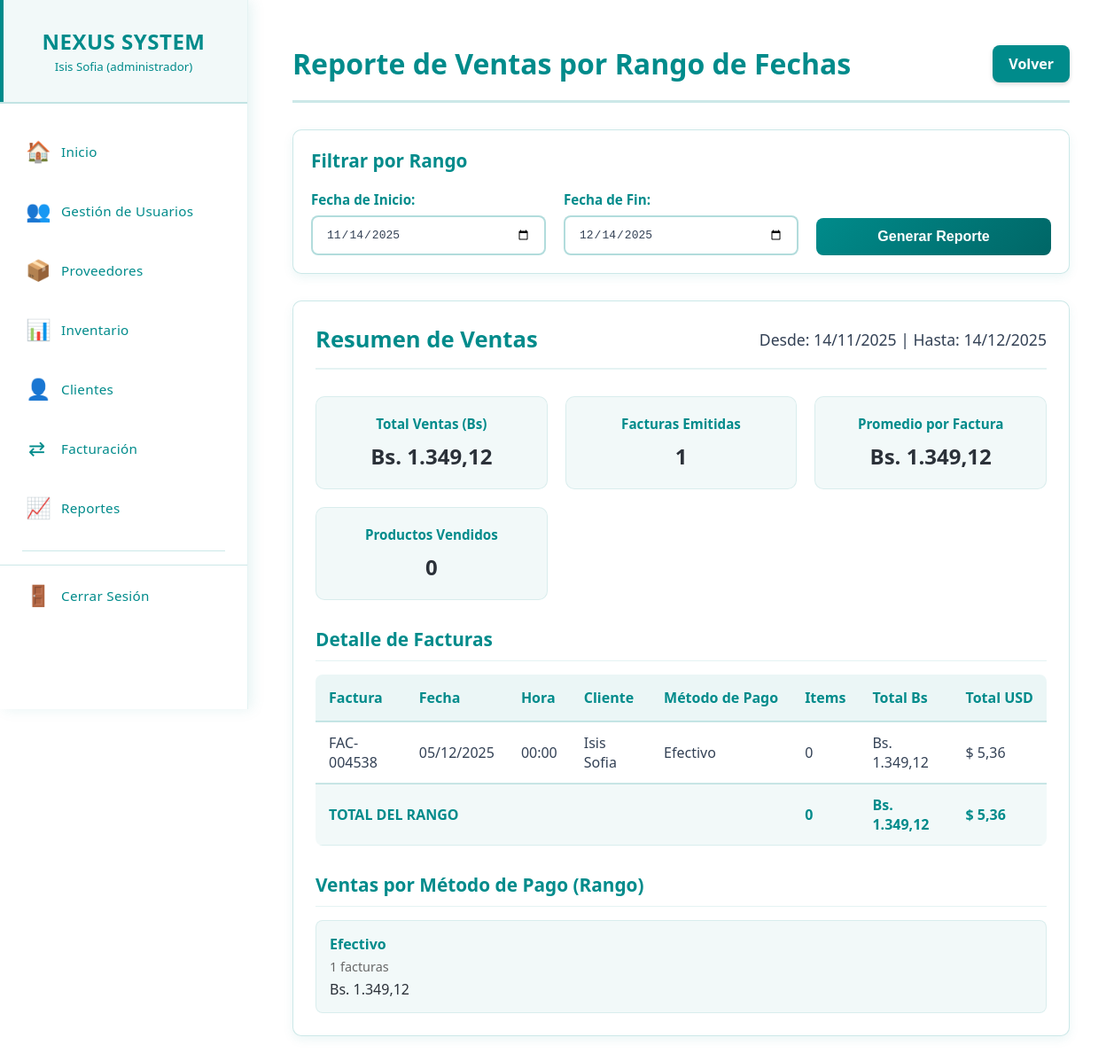
The page /reportes_ventas.php (signed in) on the database as committed earlier.
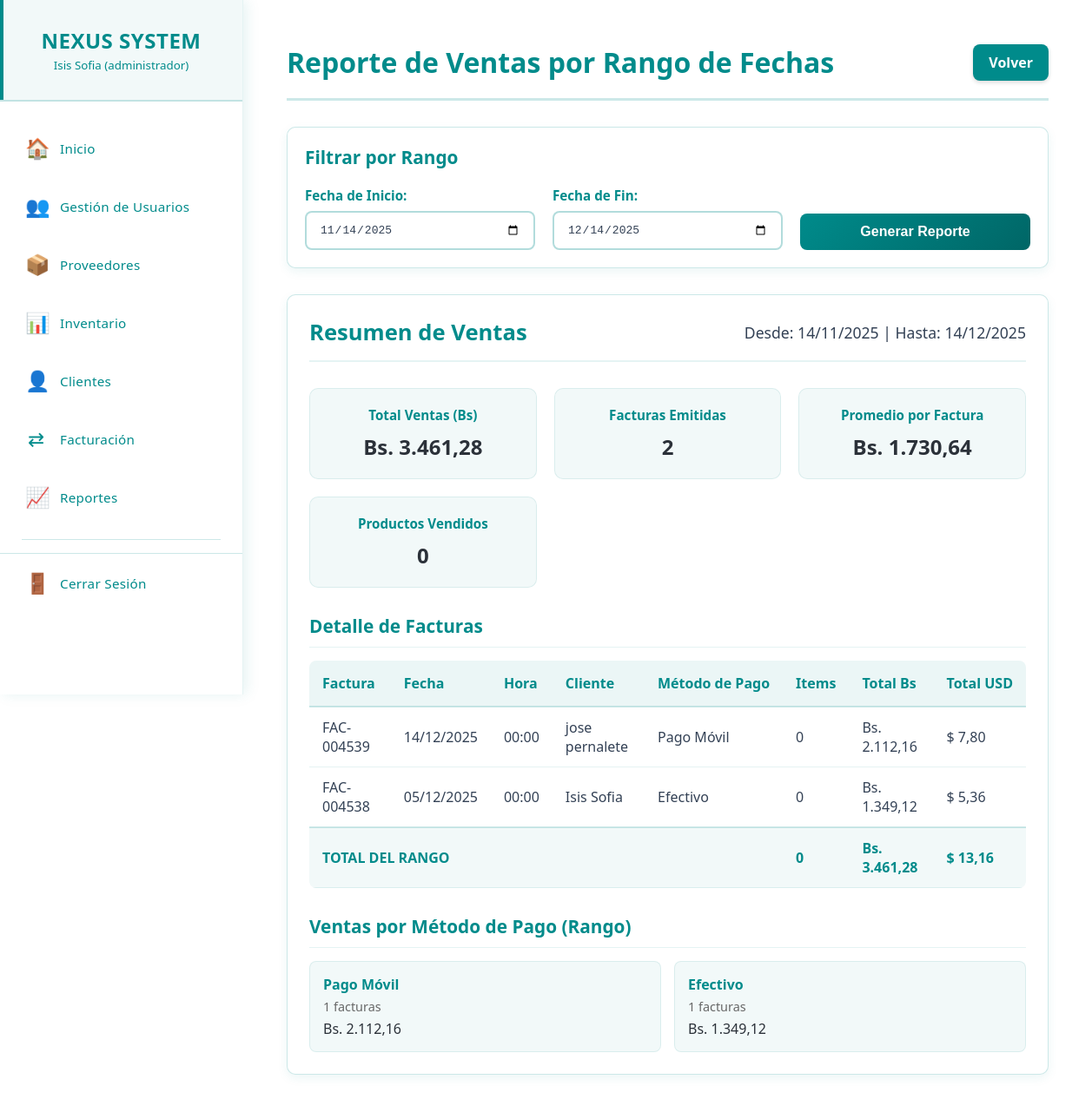
The same page on the database as committed later.
### tables this page shows
CREATE TABLE `ventas` (
  `id_venta` int(11) NOT NULL,
  `cliente` varchar(100) DEFAULT NULL,
  `fecha` date DEFAULT NULL,
  `metodo_pago` varchar(50) DEFAULT NULL,
  `total_bs` decimal(12,2) DEFAULT 0.00,
  `id_cliente` int(11) DEFAULT NULL,
  `total_usd` decimal(12,2) DEFAULT 0.00,
  `total_eur` decimal(12,2) DEFAULT NULL,
  `tasa_usd` decimal(12,4) DEFAULT 0.0000,
  `tasa_eur` decimal(12,4) DEFAULT 0.0000,
  `nro_factura` varchar(20) DEFAULT NULL
);

### permisos.php (called while the page is built, shortened)
<?php
class SistemaPermisos {
    private $permisos = [];
    public function __construct($permisosArray) {
        $this->permisos = $permisosArray;
    }
    public function puedeVer($modulo) {
        return isset($this->permisos[$modulo]['ver']) && $this->permisos[$modulo]['ver'];
    }
}
?>

### reportes_ventas.php (the view, shortened to what this page needs)
<?php
require_once 'menu.php';
$current_date = date('Y-m-d');
$default_start_date = date('Y-m-d', strtotime('-30 days'));
$start_date = isset($_GET['start_date']) ? $_GET['start_date'] : $default_start_date;
$end_date = isset($_GET['end_date']) ? $_GET['end_date'] : $current_date;
function getReporteRangoFechas($pdo, $start_date, $end_date) {
    $query = "SELECT
                v.id_venta,
                v.nro_factura,
                v.cliente,
                DATE(v.fecha) as fecha_venta,
                TIME(v.fecha) as hora_venta,
                v.metodo_pago,
                v.total_bs,
                v.total_usd,
                COUNT(dv.id_detalle) as items
              FROM ventas v
              LEFT JOIN detalle_venta dv ON v.id_venta = dv.id_venta
              WHERE DATE(v.fecha) BETWEEN :start_date AND :end_date
              GROUP BY v.id_venta, v.nro_factura, v.cliente, DATE(v.fecha), TIME(v.fecha), v.metodo_pago, v.total_bs, v.total_usd
              ORDER BY v.fecha DESC";
    $stmt = $pdo->prepare($query);
    $stmt->execute(['start_date' => $start_date, 'end_date' => $end_date]);
    return $stmt->fetchAll(PDO::FETCH_ASSOC);
}
function getResumenRangoFechas($pdo, $start_date, $end_date) {
    $query = "SELECT
                COUNT(DISTINCT v.id_venta) as total_facturas,
                SUM(v.total_bs) as total_bs,
                SUM(v.total_usd) as total_usd,
                AVG(v.total_bs) as promedio_bs,
                COUNT(DISTINCT v.id_cliente) as clientes_unicos,
                SUM(dv.cantidad) as total_productos
              FROM ventas v
              LEFT JOIN detalle_venta dv ON v.id_venta = dv.id_venta
              WHERE DATE(v.fecha) BETWEEN :start_date AND :end_date";
    $stmt = $pdo->prepare($query);
    $stmt->execute(['start_date' => $start_date, 'end_date' => $end_date]);
    return $stmt->fetch(PDO::FETCH_ASSOC);
}
function getVentasPorMetodoPagoRango($pdo, $start_date, $end_date) {
    $query = "SELECT
                v.metodo_pago,
                COUNT(v.id_venta) as cantidad,
                SUM(v.total_bs) as total_bs
              FROM ventas v
              WHERE DATE(v.fecha) BETWEEN :start_date AND :end_date
              GROUP BY v.metodo_pago
              ORDER BY total_bs DESC";
    $stmt = $pdo->prepare($query);
    $stmt->execute(['start_date' => $start_date, 'end_date' => $end_date]);
    return $stmt->fetchAll(PDO::FETCH_ASSOC);
}
$reporte_rango = getReporteRangoFechas($pdo, $start_date, $end_date) ?: [];
$resumen_rango = getResumenRangoFechas($pdo, $start_date, $end_date) ?: [];
$ventas_por_metodo = getVentasPorMetodoPagoRango($pdo, $start_date, $end_date) ?: [];
$total_rango_bs = floatval($resumen_rango['total_bs'] ?? 0);
$total_rango_usd = floatval($resumen_rango['total_usd'] ?? 0);
$total_rango_facturas = intval($resumen_rango['total_facturas'] ?? 0);
$total_productos_rango = intval($resumen_rango['total_productos'] ?? 0);
?>
<!DOCTYPE html>
<html lang="es">
<head>
    <link rel="stylesheet" href="css/reportes/repo_ventas.css">
</head>
<body>
<main class="main-content">
    <div class="content-wrapper">
        <div class="page-header">
            <h1 class="page-title">Reporte de Ventas por Rango de Fechas</h1>
            <a href="reportes.php" class="volver-button"> Volver</a>
        </div>
        <div class="filtros-container">
            <div class="filtros-card">
                <h3>Filtrar por Rango</h3>
                <form method="GET" class="filtros-form">
                    <div class="form-row">
                        <div class="form-group">
                            <label>Fecha de Inicio:</label>
                            <input type="date" name="start_date" class="form-input" value="<?= htmlspecialchars($start_date) ?>" required>
                        </div>
                        <div class="form-group">
                            <label>Fecha de Fin:</label>
                            <input type="date" name="end_date" class="form-input" value="<?= htmlspecialchars($end_date) ?>" required>
                        </div>
                        <div class="form-group">
                            <button type="submit" class="btn-generar">
                                Generar Reporte
                            </button>
                        </div>
                    </div>
                </form>
            </div>
        </div>
        <div class="reporte-container">
            <div class="reporte-header">
                <h2>Resumen de Ventas</h2>
                <div class="periodo-info">
                    <span>Desde: <?= date('d/m/Y', strtotime($start_date)) ?> | Hasta: <?= date('d/m/Y', strtotime($end_date)) ?></span>
                </div>
            </div>
            <div class="estadisticas-grid">
                <div class="estadistica-card">
                    <div class="estadistica-label">Total Ventas (Bs)</div>
                    <div class="estadistica-value">Bs. <?= number_format($total_rango_bs, 2, ',', '.') ?></div>
                </div>
                <div class="estadistica-card">
                    <div class="estadistica-label">Facturas Emitidas</div>
                    <div class="estadistica-value"><?= $total_rango_facturas ?></div>
                </div>
                <div class="estadistica-card">
                    <div class="estadistica-label">Promedio por Factura</div>
                    <div class="estadistica-value">Bs. <?= $total_rango_facturas > 0 ? number_format($total_rango_bs / $total_rango_facturas, 2, ',', '.') : '0,00' ?></div>
                </div>
                <div class="estadistica-card">
                    <div class="estadistica-label">Productos Vendidos</div>
                    <div class="estadistica-value"><?= $total_productos_rango ?></div>
                </div>
            </div>
            <div class="tabla-container">
                <h3>Detalle de Facturas</h3>
                <div class="table-responsive">
                    <table class="tabla-reporte">
                        <thead>
                            <tr>
                                <th>Factura</th>
                                <th>Fecha</th>
                                <th>Hora</th>
                                <th>Cliente</th>
                                <th>Método de Pago</th>
                                <th>Items</th>
                                <th>Total Bs</th>
                                <th>Total USD</th>
                            </tr>
                        </thead>
                        <tbody>
                            <?php if(empty($reporte_rango)): ?>
                                <tr>
                                    <td colspan="8" class="empty-state">No hay ventas registradas en el rango seleccionado</td>
                                </tr>
                            <?php else: ?>
                                <?php foreach($reporte_rango as $venta): ?>
                                <tr>
                                    <td><?= $venta['nro_factura'] ?? 'N/A' ?></td>
                                    <td><?= date('d/m/Y', strtotime($venta['fecha_venta'] ?? '')) ?></td>
                                    <td><?= isset($venta['hora_venta']) ? substr($venta['hora_venta'], 0, 5) : '--:--' ?></td>
                                    <td><?= htmlspecialchars($venta['cliente'] ?? 'Sin cliente') ?></td>
                                    <td><?= $venta['metodo_pago'] ?? 'No especificado' ?></td>
                                    <td><?= $venta['items'] ?? 0 ?></td>
                                    <td>Bs. <?= number_format($venta['total_bs'] ?? 0, 2, ',', '.') ?></td>
                                    <td>$ <?= number_format($venta['total_usd'] ?? 0, 2, ',', '.') ?></td>
                                </tr>
                                <?php endforeach; ?>
                            <?php endif; ?>
                        </tbody>
                        <tfoot>
                            <tr class="total-row">
                                <td colspan="5"><strong>TOTAL DEL RANGO</strong></td>
                                <td><strong><?= $total_productos_rango ?></strong></td>
                                <td><strong>Bs. <?= number_format($total_rango_bs, 2, ',', '.') ?></strong></td>
                                <td><strong>$ <?= number_format($total_rango_usd, 2, ',', '.') ?></strong></td>
                            </tr>
                        </tfoot>
                    </table>
                </div>
            </div>
            <?php if(!empty($ventas_por_metodo)): ?>
            <div class="metodos-pago-container">
                <h3>Ventas por Método de Pago (Rango)</h3>
                <div class="metodos-grid">
                    <?php foreach($ventas_por_metodo as $metodo): ?>
                    <div class="metodo-card">
                        <div class="metodo-nombre"><?= $metodo['metodo_pago'] ?? 'No especificado' ?></div>
                        <div class="metodo-cantidad"><?= $metodo['cantidad'] ?? 0 ?> facturas</div>
                        <div class="metodo-total">Bs. <?= number_format($metodo['total_bs'] ?? 0, 2, ',', '.') ?></div>
                    </div>
                    <?php endforeach; ?>
                </div>
            </div>
            <?php endif; ?>
        </div>
    </div>
</main>
</body>
</html>

### menu.php (shortened to what this page needs)
<?php
require_once 'permisos.php';
$sistemaPermisos = new SistemaPermisos($_SESSION['permisos']);
if (!isset($current_page)) {
    $current_page = basename($_SERVER['PHP_SELF']);
}
?>
<!DOCTYPE html>
<html lang="es">
<head>
    <link rel="stylesheet" href="css/menu.css">
</head>
<body>
    <div class="main-container">
        <nav class="sidebar">
            <div class="sidebar-header">
                <h2>NEXUS SYSTEM</h2>
                <div class="user-info">
                    <small><?php echo $_SESSION['nombre']; ?> (<?php echo $_SESSION['rol']; ?>)</small>
                </div>
            </div>
            <ul class="sidebar-menu">
                <li>
                    <a href="inicio.php" class="menu-item <?php echo $current_page == 'inicio.php' ? 'active' : ''; ?>">
                        <span class="menu-icon">🏠</span>
                        <span class="menu-text">Inicio</span>
                    </a>
                </li>
                <?php if ($sistemaPermisos->puedeVer('gestion_usuario')): ?>
                <li>
                    <a href="gestion_usuarios.php" class="menu-item <?php echo $current_page == 'gestion_usuarios.php' ? 'active' : ''; ?>">
                        <span class="menu-icon">👥</span>
                        <span class="menu-text">Gestión de Usuarios</span>
                    </a>
                </li>
                <?php endif; ?>
                <?php if ($sistemaPermisos->puedeVer('proveedores')): ?>
                <li>
                    <a href="proveedores.php" class="menu-item <?php echo $current_page == 'proveedores.php' ? 'active' : ''; ?>">
                        <span class="menu-icon">📦</span>
                        <span class="menu-text">Proveedores</span>
                    </a>
                </li>
                <?php endif; ?>
                <?php if ($sistemaPermisos->puedeVer('Inventario')): ?>
                <li>
                    <a href="productos.php" class="menu-item <?php echo $current_page == 'productos.php' ? 'active' : ''; ?>">
                        <span class="menu-icon">📊</span>
                        <span class="menu-text">Inventario</span>
                    </a>
                </li>
                <?php endif; ?>
                <?php if ($sistemaPermisos->puedeVer('clientes')): ?>
                <li>
                    <a href="clientes.php" class="menu-item <?php echo $current_page == 'clientes.php' ? 'active' : ''; ?>">
                        <span class="menu-icon">👤</span>
                        <span class="menu-text">Clientes</span>
                    </a>
                </li>
                <?php endif; ?>
                <li>
                    <a href="facturacion.php" class="menu-item <?php echo $current_page == 'facturacion.php' ? 'active' : ''; ?>">
                         <span class="menu-icon">⇄</span>
                        <span class="menu-text">Facturación</span>
                    </a>
                </li>
                <?php if ($sistemaPermisos->puedeVer('reportes')): ?>
                <li>
                    <a href="reportes.php" class="menu-item <?php echo $current_page == 'reportes.php' ? 'active' : ''; ?>">
                        <span class="menu-icon">📈</span>
                        <span class="menu-text">Reportes</span>
                    </a>
                </li>
                <?php endif; ?>
                <div class="menu-separator"></div>
                <li class="logout-item">
                    <a href="cerrar_sesion.php" class="menu-item">
                        <span class="menu-icon">🚪</span>
                        <span class="menu-text">Cerrar Sesión</span>
                    </a>
                </li>
            </ul>
        </nav>

### css/menu.css (style rules this page uses)
* { margin: 0; padding: 0; box-sizing: border-box; }
body { font-family: 'Segoe UI', Tahoma, Geneva, Verdana, sans-serif; background: #ffffff; color: #334155; overflow-x: hidden; }
.main-container { display: flex; min-height: 100vh; }
.sidebar { width: 280px; background: #ffffff; color: #008B8B; padding: 0; box-shadow: 4px 0 15px rgba(0, 139, 139, 0.1); position: fixed; height: 100vh; left: 0; top: 0; z-index: 1000; overflow-y: auto; border-right: 1px solid rgba(0, 139, 139, 0.1); }
.sidebar-header { padding: 30px 25px; text-align: center; border-bottom: 2px solid rgba(0, 139, 139, 0.2); margin-bottom: 20px; background: rgba(0, 139, 139, 0.05); position: relative; }
.sidebar-header::before { content: ''; position: absolute; top: 0; left: 0; width: 4px; height: 100%; background: #008B8B; }
.sidebar-header h2 { color: #008B8B; margin: 0; font-size: 1.5em; font-weight: 700; letter-spacing: 0.5px; }
.sidebar-menu { list-style: none; padding: 0; margin: 0; height: calc(100vh - 140px); overflow-y: auto; }
.sidebar-menu li { margin: 0; padding: 0; }
.menu-item { display: flex; align-items: center; padding: 18px 25px; color: #008B8B; text-decoration: none; transition: all 0.3s ease; border-left: 4px solid transparent; font-size: 1.1em; position: relative; }
.menu-icon { margin-right: 15px; font-size: 1.3em; width: 25px; text-align: center; transition: all 0.3s ease; color: #008B8B; }
.menu-text { font-size: 0.95rem; font-weight: 500; letter-spacing: 0.3px; color: #008B8B; }
.menu-separator { height: 1px; background: rgba(0, 139, 139, 0.2); margin: 15px 25px; }
.logout-item { margin-top: 30px; border-top: 1px solid rgba(0, 139, 139, 0.2); padding-top: 15px; }
.logout-item .menu-item { color: #008B8B; }
.main-content { flex: 1; margin-left: 280px; padding: 30px; background: #ffffff; min-height: 100vh; }

Rows that differ between the two databases and show on the page:
added ventas: nro_factura "FAC-004539", fecha_venta "14/12/2025", hora_venta "00:00", cliente "jose pernalete", metodo_pago "Pago Móvil", items "0", total_bs "2.112,16", total_usd "7,80"
Other text that changed with them:
$total_rango_bs: "1.349,12" → "3.461,28"
$total_rango_facturas: "1" → "2"
$total_rango_bs / $total_rango_facturas: "1.349,12" → "1.730,64"
$total_rango_usd: "5,36" → "13,16"
new list line: "Pago Móvil 1 facturas Bs. 2.112,16"
